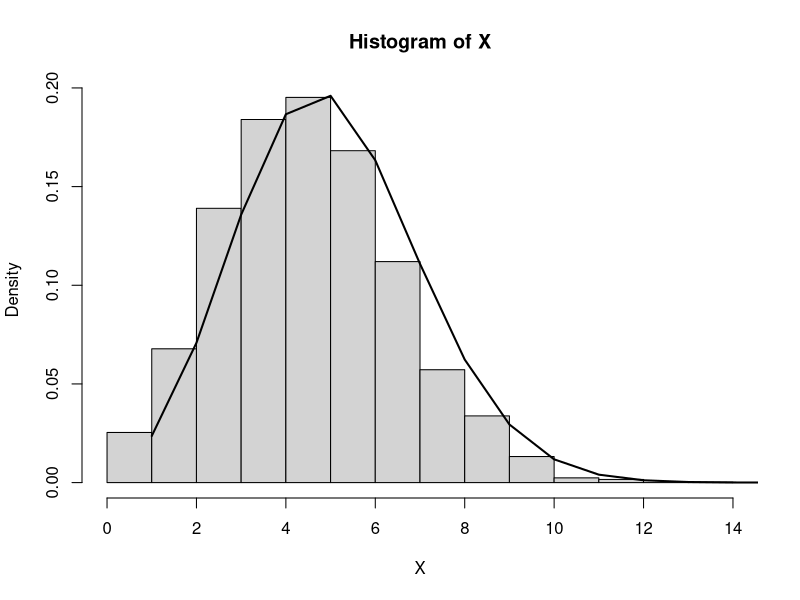

Source code (R): (Note: this script raises an error after producing the figure.)
##################################################
#####   CREATE RANDOM VARIABLES EXERCISES    #####
#####                SOLUTIONS               #####
##################################################

# Generate a binomial Bin(n,p) random variable with 
# n = 25 and p = 0.2. Plot histogram for a simulated
# sample and compare with the binomial mass function
# using dbinom() function in R. 

# Try the R code
nsim<-5000
n=25;p=.2;
cp=pbinom(c(0:n),n,p)
X=array(0,c(nsim,1))
for(i in 1:nsim){
  u=runif(1)
  X[i]=sum(cp<u)
}
hist(X,freq=F)
lines(1:n,dbinom(1:n,n,p),lwd=2)

# Use the system.time()
# function in R to compare your generator with the R
# binomial generator.

# To check timing, create the function
MYbinom<-function(s0,n0,p0){
  cp=pbinom(c(0:n0),n0,p0)
  X=array(0,c(s0,1))
  for (i in 1:s0){
    u=runif(1)
    X[i]=sum(cp<u)
  }
  return(X)
}
# and use 
system.time(rbinom(500000,25,.2)) 
# and 
system.time(MYbinom(500000,25,.2))
# to see how much faster R is.


# For a in the set [0,1] show that the following R
# code produces a random variable U from U([0,a]). 

U=runif(1)
while(u > alpha) u=runif(1)
U=u

# Compare it with the transform aU, U ~ U(0,1), for 
# values of a close to 0 and close to 1, and with 
# runif(1,max=alpha).

# Create the R functions Wait and Trans:

Wait<-function(s0,alpha){
  U=array(0,c(s0,1))
  for (i in 1:s0){
    u=runif(1)
    while (u > alpha) u=runif(1)
    U[i]=u
    }
  return(U)
}

Trans<-function(s0,alpha){
  U=array(0,c(s0,1))
  for (i in 1:s0) U[i]=alpha*runif(1)
  return(U)
}

# Use
par(mfrow = c(1, 2))
hist(Wait(1000,.5)) 

# and 
hist(Trans(1000,.5)) 
par(mfrow = c(1,1))

# to see the corresponding histograms. 

# Vary n and a. Use the system.time()
# function to see the timing. In particular,
# Wait() is very bad if a is small.

system.time(Wait(10000,.005))
system.time(Trans(10000,.005))
